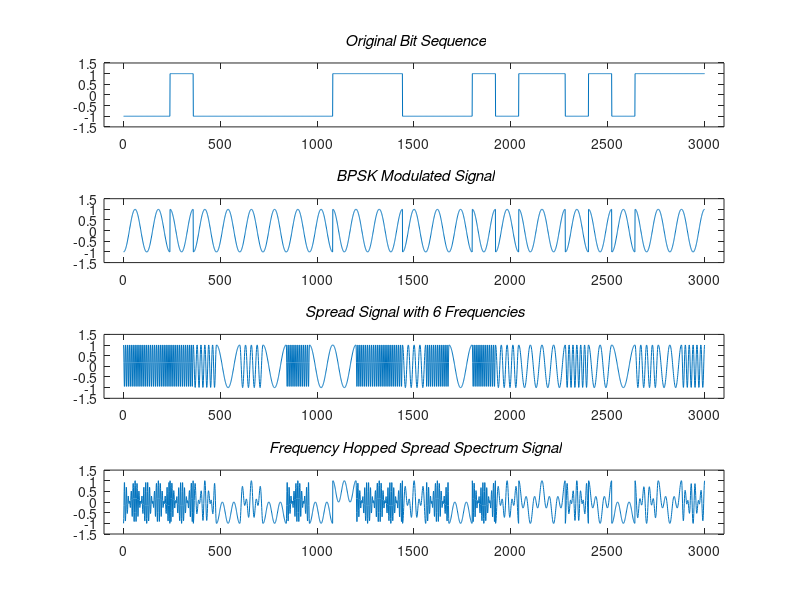
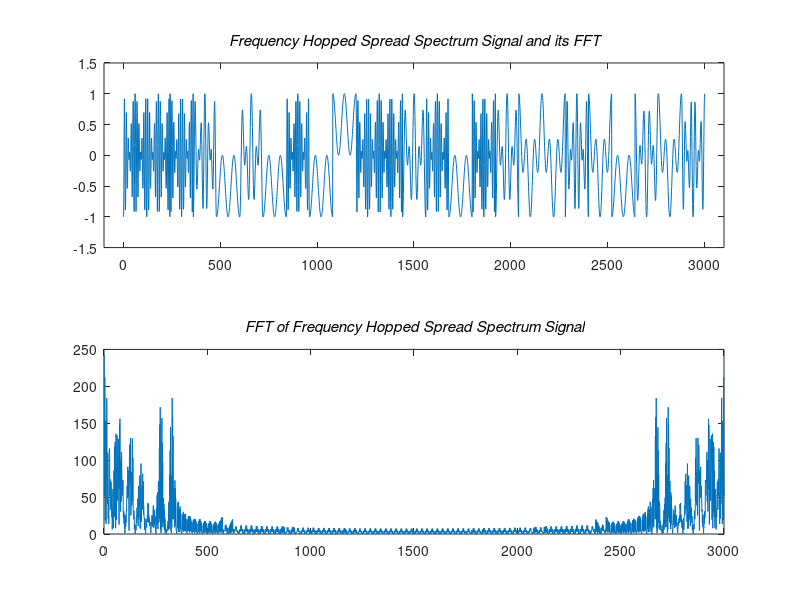

MATLAB code for these plots, in order:
clc;
clear;

% Generation of bit pattern
s = round(rand(1, 25));    % Generating 25 bits
signal = [];  
carrier = [];
t = 0:2*pi/119:2*pi;     % Creating 120 samples for one cosine 

for k = 1:25
    if s(1,k) == 0
        sig = -ones(1, 120);    % 120 minus ones for bit 0
    else
        sig = ones(1, 120);     % 120 ones for bit 1
    end
    c = cos(t);   
    carrier = [carrier c];
    signal = [signal sig];
end

subplot(4,1,1);
plot(signal);
axis([-100 3100 -1.5 1.5]);
title('\bf\it Original Bit Sequence');

% BPSK Modulation of the signal
bpsk_sig = signal .* carrier;   % Modulating the signal

subplot(4,1,2);
plot(bpsk_sig);
axis([-100 3100 -1.5 1.5]);
title('\bf\it BPSK Modulated Signal');

% Preparation of 6 new carrier frequencies
t1 = 0:2*pi/9:2*pi;
t2 = 0:2*pi/19:2*pi;
t3 = 0:2*pi/29:2*pi;
t4 = 0:2*pi/39:2*pi;
t5 = 0:2*pi/59:2*pi;
t6 = 0:2*pi/119:2*pi;

c1 = repmat(cos(t1), 1, 12);
c2 = repmat(cos(t2), 1, 6);
c3 = repmat(cos(t3), 1, 4);
c4 = repmat(cos(t4), 1, 3);
c5 = repmat(cos(t5), 1, 2);
c6 = cos(t6);

% Random frequency hops to form a spread signal
spread_signal = [];
for n = 1:25
    c = randi(6, 1, 1);
    switch(c)
        case 1
            spread_signal = [spread_signal c1];
        case 2
            spread_signal = [spread_signal c2];
        case 3
            spread_signal = [spread_signal c3];
        case 4
            spread_signal = [spread_signal c4];
        case 5        
            spread_signal = [spread_signal c5];
        case 6
            spread_signal = [spread_signal c6];
    end
end

subplot(4,1,3);
plot([1:3000], spread_signal);
axis([-100 3100 -1.5 1.5]);
title('\bf\it Spread Signal with 6 Frequencies');

% Spreading BPSK Signal into wider band with total of 12 frequencies
freq_hopped_sig = bpsk_sig .* spread_signal;

subplot(4,1,4);
plot([1:3000], freq_hopped_sig);
axis([-100 3100 -1.5 1.5]);
title('\bf\it Frequency Hopped Spread Spectrum Signal');

% Expressing the FFTs
figure;
subplot(2,1,1);
plot([1:3000], freq_hopped_sig);
axis([-100 3100 -1.5 1.5]);
title('\bf\it Frequency Hopped Spread Spectrum Signal and its FFT');

subplot(2,1,2);
plot([1:3000], abs(fft(freq_hopped_sig)));
title('\bf\it FFT of Frequency Hopped Spread Spectrum Signal');
